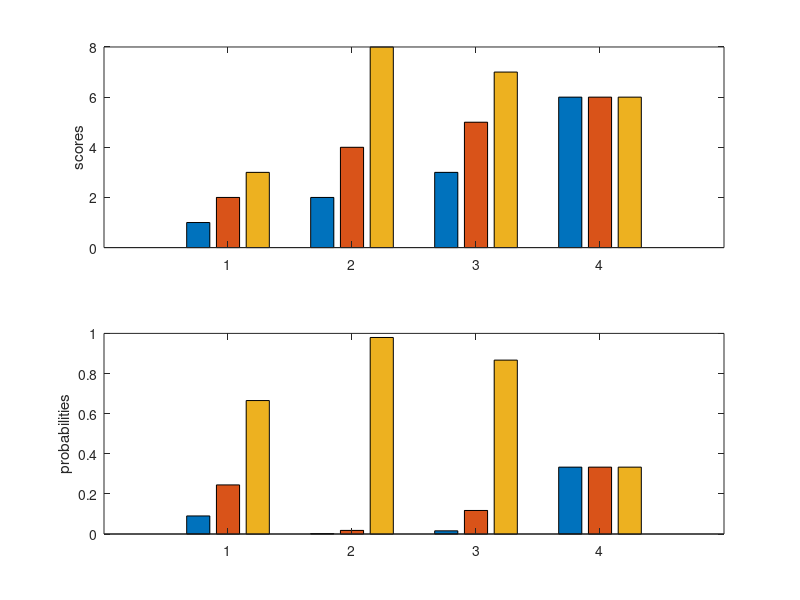

Write the MATLAB code that produced this figure.
% Softmax demo

function main
    y = [1, 2, 3, 6; 2, 4, 5, 6; 3, 8, 7, 6];
    s = softmax(y);

    subplot(2, 1, 1); bar(y'); ylabel('scores');
    subplot(2, 1, 2); bar(s'); ylabel('probabilities');
end

% The softmax function turns scores into probabilities.
% General algorithm,
%       a = softmax(n) = exp(n)/sum(exp(n))

function s = softmax(y)
    sumofexpt = sum(exp(y));
    exponents = exp(y);
    s = [];

    for i = 1:size(exponents, 2)
        s = [s exponents(:, i)/sumofexpt(i)];
    end
end
